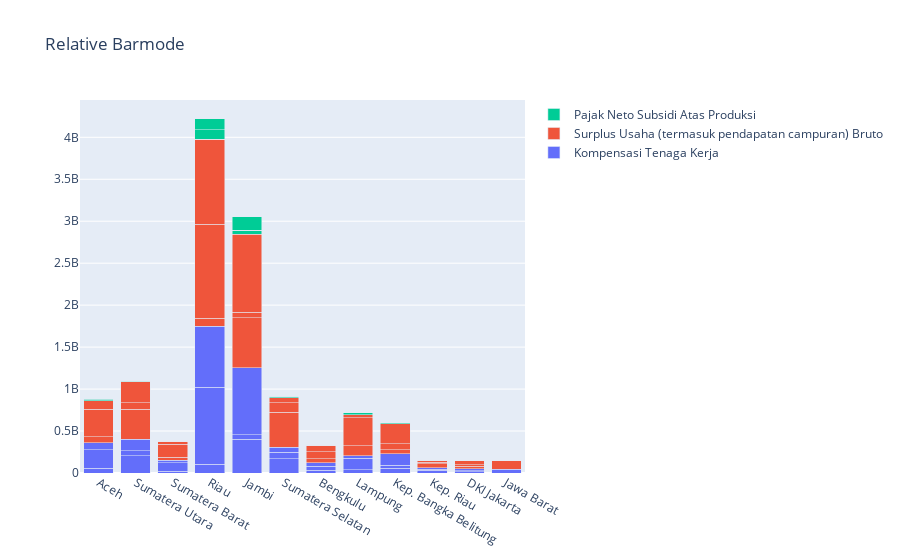

Here is the notebook cell this chart was saved with:
### Code cell
import plotly.graph_objects as go
x = data1['nama_prov']

fig = go.Figure()
komps = data1['nama_komp'].unique()
for i in range(len(komps)):
    fig.add_trace(go.Bar(x=x, y=data1['nilai_jt'][data1['nama_komp'] == komps[i]], name=komps[i]))
fig.update_layout(barmode='stack', title_text='Relative Barmode')
fig.show()

### Figure 1 — Plotly figure (JSON) as saved in the notebook; plotly's stock layout.template omitted (floating-point values rounded to 4 significant figures)
{"data": [{"name": "Kompensasi Tenaga Kerja", "type": "bar", "x": ["Aceh", "Aceh", "Aceh", "Sumatera Utara", "Sumatera Utara", "Sumatera Utara", "Sumatera Barat", "Sumatera Barat", "Sumatera Barat", "Riau", "Riau", "Riau", "Jambi", "Jambi", "Jambi", "Sumatera Selatan", "Sumatera Selatan", "Sumatera Selatan", "Bengkulu", "Bengkulu", "Bengkulu", "Lampung", "Lampung", "Lampung", "Kep. Bangka Belitung", "Kep. Bangka Belitung", "Kep. Bangka Belitung", "Kep. Riau", "Kep. Riau", "Kep. Riau", "DKI Jakarta", "DKI Jakarta", "DKI Jakarta", "Jawa Barat", "Jawa Barat", "Jawa Barat", "Jawa Tengah", "Jawa Tengah", "Jawa Tengah", "DI Yogyakarta", "DI Yogyakarta", "DI Yogyakarta", "Jawa Timur", "Jawa Timur", "Jawa Timur", "Banten", "Banten", "Banten", "Bali", "Bali", "Bali", "Nusa Tenggara Barat", "Nusa Tenggara Barat", "Nusa Tenggara Barat", "Nusa Tenggara Timur", "Nusa Tenggara Timur", "Nusa Tenggara Timur", "Kalimantan Barat", "Kalimantan Barat", "Kalimantan Barat", "Kalimantan Tengah", "Kalimantan Tengah", "Kalimantan Tengah", "Kalimantan Selatan", "Kalimantan Selatan", "Kalimantan Selatan", "Kalimantan Timur", "Kalimantan Timur", "Kalimantan Timur", "Kalimantan Utara", "Kalimantan Utara", "Kalimantan Utara", "Sulawesi Utara", "Sulawesi Utara", "Sulawesi Utara", "Sulawesi Tengah", "Sulawesi Tengah", "Sulawesi Tengah", "Sulawesi Selatan", "Sulawesi Selatan", "Sulawesi Selatan", "Sulawesi Tenggara", "Sulawesi Tenggara", "Sulawesi Tenggara", "Gorontalo", "Gorontalo", "Gorontalo", "Sulawesi Barat", "Sulawesi Barat", "Sulawesi Barat", "Maluku", "Maluku", "Maluku", "Maluku Utara", "Maluku Utara", "Maluku Utara", "Papua Barat", "Papua Barat", "Papua Barat", "Papua", "Papua", "Papua"], "y": [58580000.0, 219700000.0, 79520000.0, 204600000.0, 57630000.0, 142900000.0, 23000000.0, 101800000.0, 29200000.0, 103500000.0, 915800000.0, 728500000.0, 402800000.0, 51230000.0, 798300000.0, 168400000.0, 81560000.0, 58160000.0, 35500000.0, 44700000.0, 42130000.0, 39170000.0, 134500000.0, 29690000.0, 55340000.0, 40020000.0, 132200000.0, 33600000.0, 13910000.0, 12690000.0, 14610000.0, 12470000.0, 22570000.0, 42460000.0]}, {"name": "Surplus Usaha (termasuk pendapatan campuran) Bruto", "type": "bar", "x": ["Aceh", "Aceh", "Aceh", "Sumatera Utara", "Sumatera Utara", "Sumatera Utara", "Sumatera Barat", "Sumatera Barat", "Sumatera Barat", "Riau", "Riau", "Riau", "Jambi", "Jambi", "Jambi", "Sumatera Selatan", "Sumatera Selatan", "Sumatera Selatan", "Bengkulu", "Bengkulu", "Bengkulu", "Lampung", "Lampung", "Lampung", "Kep. Bangka Belitung", "Kep. Bangka Belitung", "Kep. Bangka Belitung", "Kep. Riau", "Kep. Riau", "Kep. Riau", "DKI Jakarta", "DKI Jakarta", "DKI Jakarta", "Jawa Barat", "Jawa Barat", "Jawa Barat", "Jawa Tengah", "Jawa Tengah", "Jawa Tengah", "DI Yogyakarta", "DI Yogyakarta", "DI Yogyakarta", "Jawa Timur", "Jawa Timur", "Jawa Timur", "Banten", "Banten", "Banten", "Bali", "Bali", "Bali", "Nusa Tenggara Barat", "Nusa Tenggara Barat", "Nusa Tenggara Barat", "Nusa Tenggara Timur", "Nusa Tenggara Timur", "Nusa Tenggara Timur", "Kalimantan Barat", "Kalimantan Barat", "Kalimantan Barat", "Kalimantan Tengah", "Kalimantan Tengah", "Kalimantan Tengah", "Kalimantan Selatan", "Kalimantan Selatan", "Kalimantan Selatan", "Kalimantan Timur", "Kalimantan Timur", "Kalimantan Timur", "Kalimantan Utara", "Kalimantan Utara", "Kalimantan Utara", "Sulawesi Utara", "Sulawesi Utara", "Sulawesi Utara", "Sulawesi Tengah", "Sulawesi Tengah", "Sulawesi Tengah", "Sulawesi Selatan", "Sulawesi Selatan", "Sulawesi Selatan", "Sulawesi Tenggara", "Sulawesi Tenggara", "Sulawesi Tenggara", "Gorontalo", "Gorontalo", "Gorontalo", "Sulawesi Barat", "Sulawesi Barat", "Sulawesi Barat", "Maluku", "Maluku", "Maluku", "Maluku Utara", "Maluku Utara", "Maluku Utara", "Papua Barat", "Papua Barat", "Papua Barat", "Papua", "Papua", "Papua"], "y": [75530000.0, 323500000.0, 101300000.0, 353400000.0, 81120000.0, 248500000.0, 30850000.0, 157400000.0, 33550000.0, 97540000.0, 1121000000.0, 1009000000.0, 600500000.0, 63940000.0, 927700000.0, 417300000.0, 110500000.0, 60930000.0, 49840000.0, 83340000.0, 72750000.0, 122900000.0, 333100000.0, 32380000.0, 49680000.0, 73260000.0, 233700000.0, 51510000.0, 15520000.0, 19680000.0, 29320000.0, 20040000.0, 46990000.0, 103100000.0]}, {"name": "Pajak Neto Subsidi Atas Produksi", "type": "bar", "x": ["Aceh", "Aceh", "Aceh", "Sumatera Utara", "Sumatera Utara", "Sumatera Utara", "Sumatera Barat", "Sumatera Barat", "Sumatera Barat", "Riau", "Riau", "Riau", "Jambi", "Jambi", "Jambi", "Sumatera Selatan", "Sumatera Selatan", "Sumatera Selatan", "Bengkulu", "Bengkulu", "Bengkulu", "Lampung", "Lampung", "Lampung", "Kep. Bangka Belitung", "Kep. Bangka Belitung", "Kep. Bangka Belitung", "Kep. Riau", "Kep. Riau", "Kep. Riau", "DKI Jakarta", "DKI Jakarta", "DKI Jakarta", "Jawa Barat", "Jawa Barat", "Jawa Barat", "Jawa Tengah", "Jawa Tengah", "Jawa Tengah", "DI Yogyakarta", "DI Yogyakarta", "DI Yogyakarta", "Jawa Timur", "Jawa Timur", "Jawa Timur", "Banten", "Banten", "Banten", "Bali", "Bali", "Bali", "Nusa Tenggara Barat", "Nusa Tenggara Barat", "Nusa Tenggara Barat", "Nusa Tenggara Timur", "Nusa Tenggara Timur", "Nusa Tenggara Timur", "Kalimantan Barat", "Kalimantan Barat", "Kalimantan Barat", "Kalimantan Tengah", "Kalimantan Tengah", "Kalimantan Tengah", "Kalimantan Selatan", "Kalimantan Selatan", "Kalimantan Selatan", "Kalimantan Timur", "Kalimantan Timur", "Kalimantan Timur", "Kalimantan Utara", "Kalimantan Utara", "Kalimantan Utara", "Sulawesi Utara", "Sulawesi Utara", "Sulawesi Utara", "Sulawesi Tengah", "Sulawesi Tengah", "Sulawesi Tengah", "Sulawesi Selatan", "Sulawesi Selatan", "Sulawesi Selatan", "Sulawesi Tenggara", "Sulawesi Tenggara", "Sulawesi Tenggara", "Gorontalo", "Gorontalo", "Gorontalo", "Sulawesi Barat", "Sulawesi Barat", "Sulawesi Barat", "Maluku", "Maluku", "Maluku", "Maluku Utara", "Maluku Utara", "Maluku Utara", "Papua Barat", "Papua Barat", "Papua Barat", "Papua", "Papua", "Papua"], "y": [441800.0, 15830000.0, 4079000.0, 5928000.0, 2216000.0, 2973000.0, 839400.0, 3379000.0, 2696000.0, 1716000.0, 112900000.0, 132200000.0, 45650000.0, 5133000.0, 158200000.0, 17580000.0, 787000.0, 2212000.0, 1296000.0, 3055000.0, 1499000.0, 1154000.0, 24440000.0, 2055000.0, 4239000.0, 733900.0, 8120000.0, 2409000.0, 464100.0, 220100.0, 407600.0, 322800.0, -1694000.0, 816500.0]}], "layout": {"barmode": "stack", "title": {"text": "Relative Barmode"}}}
